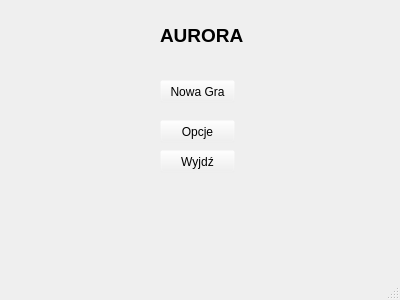
<?xml version="1.0" encoding="UTF-8"?>
<ui version="4.0">
 <class>MainWindow</class>
 <widget class="QMainWindow" name="MainWindow">
  <property name="geometry">
   <rect>
    <x>0</x>
    <y>0</y>
    <width>400</width>
    <height>300</height>
   </rect>
  </property>
  <property name="windowTitle">
   <string>Aurora</string>
  </property>
  <widget class="QWidget" name="centralWidget">
   <property name="palette">
    <palette>
     <active>
      <colorrole role="WindowText">
       <brush brushstyle="SolidPattern">
        <color alpha="255">
         <red>0</red>
         <green>0</green>
         <blue>0</blue>
        </color>
       </brush>
      </colorrole>
      <colorrole role="Button">
       <brush brushstyle="SolidPattern">
        <color alpha="0">
         <red>240</red>
         <green>240</green>
         <blue>240</blue>
        </color>
       </brush>
      </colorrole>
      <colorrole role="Light">
       <brush brushstyle="SolidPattern">
        <color alpha="0">
         <red>255</red>
         <green>255</green>
         <blue>255</blue>
        </color>
       </brush>
      </colorrole>
      <colorrole role="Midlight">
       <brush brushstyle="SolidPattern">
        <color alpha="0">
         <red>247</red>
         <green>247</green>
         <blue>247</blue>
        </color>
       </brush>
      </colorrole>
      <colorrole role="Dark">
       <brush brushstyle="SolidPattern">
        <color alpha="0">
         <red>120</red>
         <green>120</green>
         <blue>120</blue>
        </color>
       </brush>
      </colorrole>
      <colorrole role="Mid">
       <brush brushstyle="SolidPattern">
        <color alpha="0">
         <red>160</red>
         <green>160</green>
         <blue>160</blue>
        </color>
       </brush>
      </colorrole>
      <colorrole role="Text">
       <brush brushstyle="SolidPattern">
        <color alpha="255">
         <red>0</red>
         <green>0</green>
         <blue>0</blue>
        </color>
       </brush>
      </colorrole>
      <colorrole role="BrightText">
       <brush brushstyle="SolidPattern">
        <color alpha="255">
         <red>255</red>
         <green>255</green>
         <blue>255</blue>
        </color>
       </brush>
      </colorrole>
      <colorrole role="ButtonText">
       <brush brushstyle="SolidPattern">
        <color alpha="255">
         <red>0</red>
         <green>0</green>
         <blue>0</blue>
        </color>
       </brush>
      </colorrole>
      <colorrole role="Base">
       <brush brushstyle="SolidPattern">
        <color alpha="255">
         <red>255</red>
         <green>255</green>
         <blue>255</blue>
        </color>
       </brush>
      </colorrole>
      <colorrole role="Window">
       <brush brushstyle="SolidPattern">
        <color alpha="0">
         <red>240</red>
         <green>240</green>
         <blue>240</blue>
        </color>
       </brush>
      </colorrole>
      <colorrole role="Shadow">
       <brush brushstyle="SolidPattern">
        <color alpha="255">
         <red>0</red>
         <green>0</green>
         <blue>0</blue>
        </color>
       </brush>
      </colorrole>
      <colorrole role="AlternateBase">
       <brush brushstyle="SolidPattern">
        <color alpha="127">
         <red>247</red>
         <green>247</green>
         <blue>247</blue>
        </color>
       </brush>
      </colorrole>
      <colorrole role="ToolTipBase">
       <brush brushstyle="SolidPattern">
        <color alpha="255">
         <red>255</red>
         <green>255</green>
         <blue>220</blue>
        </color>
       </brush>
      </colorrole>
      <colorrole role="ToolTipText">
       <brush brushstyle="SolidPattern">
        <color alpha="255">
         <red>0</red>
         <green>0</green>
         <blue>0</blue>
        </color>
       </brush>
      </colorrole>
     </active>
     <inactive>
      <colorrole role="WindowText">
       <brush brushstyle="SolidPattern">
        <color alpha="255">
         <red>0</red>
         <green>0</green>
         <blue>0</blue>
        </color>
       </brush>
      </colorrole>
      <colorrole role="Button">
       <brush brushstyle="SolidPattern">
        <color alpha="0">
         <red>240</red>
         <green>240</green>
         <blue>240</blue>
        </color>
       </brush>
      </colorrole>
      <colorrole role="Light">
       <brush brushstyle="SolidPattern">
        <color alpha="0">
         <red>255</red>
         <green>255</green>
         <blue>255</blue>
        </color>
       </brush>
      </colorrole>
      <colorrole role="Midlight">
       <brush brushstyle="SolidPattern">
        <color alpha="0">
         <red>247</red>
         <green>247</green>
         <blue>247</blue>
        </color>
       </brush>
      </colorrole>
      <colorrole role="Dark">
       <brush brushstyle="SolidPattern">
        <color alpha="0">
         <red>120</red>
         <green>120</green>
         <blue>120</blue>
        </color>
       </brush>
      </colorrole>
      <colorrole role="Mid">
       <brush brushstyle="SolidPattern">
        <color alpha="0">
         <red>160</red>
         <green>160</green>
         <blue>160</blue>
        </color>
       </brush>
      </colorrole>
      <colorrole role="Text">
       <brush brushstyle="SolidPattern">
        <color alpha="255">
         <red>0</red>
         <green>0</green>
         <blue>0</blue>
        </color>
       </brush>
      </colorrole>
      <colorrole role="BrightText">
       <brush brushstyle="SolidPattern">
        <color alpha="255">
         <red>255</red>
         <green>255</green>
         <blue>255</blue>
        </color>
       </brush>
      </colorrole>
      <colorrole role="ButtonText">
       <brush brushstyle="SolidPattern">
        <color alpha="255">
         <red>0</red>
         <green>0</green>
         <blue>0</blue>
        </color>
       </brush>
      </colorrole>
      <colorrole role="Base">
       <brush brushstyle="SolidPattern">
        <color alpha="255">
         <red>255</red>
         <green>255</green>
         <blue>255</blue>
        </color>
       </brush>
      </colorrole>
      <colorrole role="Window">
       <brush brushstyle="SolidPattern">
        <color alpha="0">
         <red>240</red>
         <green>240</green>
         <blue>240</blue>
        </color>
       </brush>
      </colorrole>
      <colorrole role="Shadow">
       <brush brushstyle="SolidPattern">
        <color alpha="255">
         <red>0</red>
         <green>0</green>
         <blue>0</blue>
        </color>
       </brush>
      </colorrole>
      <colorrole role="AlternateBase">
       <brush brushstyle="SolidPattern">
        <color alpha="127">
         <red>247</red>
         <green>247</green>
         <blue>247</blue>
        </color>
       </brush>
      </colorrole>
      <colorrole role="ToolTipBase">
       <brush brushstyle="SolidPattern">
        <color alpha="255">
         <red>255</red>
         <green>255</green>
         <blue>220</blue>
        </color>
       </brush>
      </colorrole>
      <colorrole role="ToolTipText">
       <brush brushstyle="SolidPattern">
        <color alpha="255">
         <red>0</red>
         <green>0</green>
         <blue>0</blue>
        </color>
       </brush>
      </colorrole>
     </inactive>
     <disabled>
      <colorrole role="WindowText">
       <brush brushstyle="SolidPattern">
        <color alpha="0">
         <red>120</red>
         <green>120</green>
         <blue>120</blue>
        </color>
       </brush>
      </colorrole>
      <colorrole role="Button">
       <brush brushstyle="SolidPattern">
        <color alpha="0">
         <red>240</red>
         <green>240</green>
         <blue>240</blue>
        </color>
       </brush>
      </colorrole>
      <colorrole role="Light">
       <brush brushstyle="SolidPattern">
        <color alpha="0">
         <red>255</red>
         <green>255</green>
         <blue>255</blue>
        </color>
       </brush>
      </colorrole>
      <colorrole role="Midlight">
       <brush brushstyle="SolidPattern">
        <color alpha="0">
         <red>247</red>
         <green>247</green>
         <blue>247</blue>
        </color>
       </brush>
      </colorrole>
      <colorrole role="Dark">
       <brush brushstyle="SolidPattern">
        <color alpha="0">
         <red>120</red>
         <green>120</green>
         <blue>120</blue>
        </color>
       </brush>
      </colorrole>
      <colorrole role="Mid">
       <brush brushstyle="SolidPattern">
        <color alpha="0">
         <red>160</red>
         <green>160</green>
         <blue>160</blue>
        </color>
       </brush>
      </colorrole>
      <colorrole role="Text">
       <brush brushstyle="SolidPattern">
        <color alpha="0">
         <red>120</red>
         <green>120</green>
         <blue>120</blue>
        </color>
       </brush>
      </colorrole>
      <colorrole role="BrightText">
       <brush brushstyle="SolidPattern">
        <color alpha="255">
         <red>255</red>
         <green>255</green>
         <blue>255</blue>
        </color>
       </brush>
      </colorrole>
      <colorrole role="ButtonText">
       <brush brushstyle="SolidPattern">
        <color alpha="0">
         <red>120</red>
         <green>120</green>
         <blue>120</blue>
        </color>
       </brush>
      </colorrole>
      <colorrole role="Base">
       <brush brushstyle="SolidPattern">
        <color alpha="0">
         <red>240</red>
         <green>240</green>
         <blue>240</blue>
        </color>
       </brush>
      </colorrole>
      <colorrole role="Window">
       <brush brushstyle="SolidPattern">
        <color alpha="0">
         <red>240</red>
         <green>240</green>
         <blue>240</blue>
        </color>
       </brush>
      </colorrole>
      <colorrole role="Shadow">
       <brush brushstyle="SolidPattern">
        <color alpha="255">
         <red>0</red>
         <green>0</green>
         <blue>0</blue>
        </color>
       </brush>
      </colorrole>
      <colorrole role="AlternateBase">
       <brush brushstyle="SolidPattern">
        <color alpha="0">
         <red>240</red>
         <green>240</green>
         <blue>240</blue>
        </color>
       </brush>
      </colorrole>
      <colorrole role="ToolTipBase">
       <brush brushstyle="SolidPattern">
        <color alpha="255">
         <red>255</red>
         <green>255</green>
         <blue>220</blue>
        </color>
       </brush>
      </colorrole>
      <colorrole role="ToolTipText">
       <brush brushstyle="SolidPattern">
        <color alpha="255">
         <red>0</red>
         <green>0</green>
         <blue>0</blue>
        </color>
       </brush>
      </colorrole>
     </disabled>
    </palette>
   </property>
   <widget class="QPushButton" name="exitButton">
    <property name="geometry">
     <rect>
      <x>160</x>
      <y>150</y>
      <width>75</width>
      <height>23</height>
     </rect>
    </property>
    <property name="text">
     <string>Wyjdź</string>
    </property>
   </widget>
   <widget class="QPushButton" name="newGameButton">
    <property name="geometry">
     <rect>
      <x>160</x>
      <y>80</y>
      <width>75</width>
      <height>23</height>
     </rect>
    </property>
    <property name="text">
     <string>Nowa Gra</string>
    </property>
   </widget>
   <widget class="QPushButton" name="optionsButton">
    <property name="geometry">
     <rect>
      <x>160</x>
      <y>120</y>
      <width>75</width>
      <height>23</height>
     </rect>
    </property>
    <property name="text">
     <string>Opcje</string>
    </property>
   </widget>
   <widget class="QLabel" name="label">
    <property name="geometry">
     <rect>
      <x>160</x>
      <y>10</y>
      <width>91</width>
      <height>51</height>
     </rect>
    </property>
    <property name="font">
     <font>
      <pointsize>14</pointsize>
      <weight>75</weight>
      <bold>true</bold>
     </font>
    </property>
    <property name="cursor">
     <cursorShape>CrossCursor</cursorShape>
    </property>
    <property name="text">
     <string>AURORA</string>
    </property>
   </widget>
  </widget>
  <widget class="QMenuBar" name="menuBar">
   <property name="geometry">
    <rect>
     <x>0</x>
     <y>0</y>
     <width>400</width>
     <height>21</height>
    </rect>
   </property>
  </widget>
  <widget class="QStatusBar" name="statusBar"/>
 </widget>
 <layoutdefault spacing="6" margin="11"/>
 <resources/>
 <connections/>
</ui>
